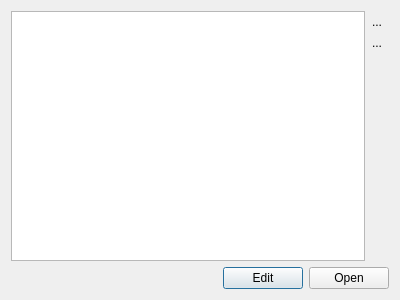
<?xml version="1.0" encoding="UTF-8"?>
<ui version="4.0">
 <class>profile_dialog</class>
 <widget class="QDialog" name="profile_dialog">
  <property name="geometry">
   <rect>
    <x>0</x>
    <y>0</y>
    <width>400</width>
    <height>300</height>
   </rect>
  </property>
  <property name="windowTitle">
   <string>Profiles</string>
  </property>
  <layout class="QVBoxLayout" name="verticalLayout">
   <item>
    <widget class="QWidget" name="widget_2" native="true">
     <layout class="QHBoxLayout" name="horizontalLayout_2">
      <property name="spacing">
       <number>0</number>
      </property>
      <property name="leftMargin">
       <number>0</number>
      </property>
      <property name="topMargin">
       <number>0</number>
      </property>
      <property name="rightMargin">
       <number>0</number>
      </property>
      <property name="bottomMargin">
       <number>0</number>
      </property>
      <item>
       <widget class="QListWidget" name="profile_list"/>
      </item>
      <item>
       <widget class="QWidget" name="widget_3" native="true">
        <layout class="QVBoxLayout" name="verticalLayout_2">
         <property name="spacing">
          <number>0</number>
         </property>
         <property name="leftMargin">
          <number>0</number>
         </property>
         <property name="topMargin">
          <number>0</number>
         </property>
         <property name="rightMargin">
          <number>0</number>
         </property>
         <property name="bottomMargin">
          <number>0</number>
         </property>
         <item>
          <widget class="QToolButton" name="add_button">
           <property name="text">
            <string>...</string>
           </property>
           <property name="icon">
            <iconset>
             <normaloff>media/icon/16x16/add.png</normaloff>media/icon/16x16/add.png</iconset>
           </property>
           <property name="autoRaise">
            <bool>true</bool>
           </property>
          </widget>
         </item>
         <item>
          <widget class="QToolButton" name="remove_button">
           <property name="text">
            <string>...</string>
           </property>
           <property name="icon">
            <iconset>
             <normaloff>media/icon/16x16/remove.png</normaloff>media/icon/16x16/remove.png</iconset>
           </property>
           <property name="autoRaise">
            <bool>true</bool>
           </property>
          </widget>
         </item>
         <item>
          <spacer name="verticalSpacer">
           <property name="orientation">
            <enum>Qt::Vertical</enum>
           </property>
           <property name="sizeHint" stdset="0">
            <size>
             <width>20</width>
             <height>40</height>
            </size>
           </property>
          </spacer>
         </item>
        </layout>
       </widget>
      </item>
     </layout>
    </widget>
   </item>
   <item>
    <widget class="QWidget" name="widget" native="true">
     <layout class="QHBoxLayout" name="horizontalLayout">
      <property name="leftMargin">
       <number>0</number>
      </property>
      <property name="topMargin">
       <number>0</number>
      </property>
      <property name="rightMargin">
       <number>0</number>
      </property>
      <property name="bottomMargin">
       <number>0</number>
      </property>
      <item>
       <spacer name="spacer">
        <property name="orientation">
         <enum>Qt::Horizontal</enum>
        </property>
        <property name="sizeHint" stdset="0">
         <size>
          <width>40</width>
          <height>20</height>
         </size>
        </property>
       </spacer>
      </item>
      <item>
       <widget class="QPushButton" name="edit_button">
        <property name="text">
         <string>Edit</string>
        </property>
       </widget>
      </item>
      <item>
       <widget class="QPushButton" name="open_button">
        <property name="text">
         <string>Open</string>
        </property>
       </widget>
      </item>
     </layout>
    </widget>
   </item>
  </layout>
 </widget>
 <tabstops>
  <tabstop>profile_list</tabstop>
  <tabstop>open_button</tabstop>
  <tabstop>edit_button</tabstop>
  <tabstop>add_button</tabstop>
  <tabstop>remove_button</tabstop>
 </tabstops>
 <resources/>
 <connections/>
</ui>
